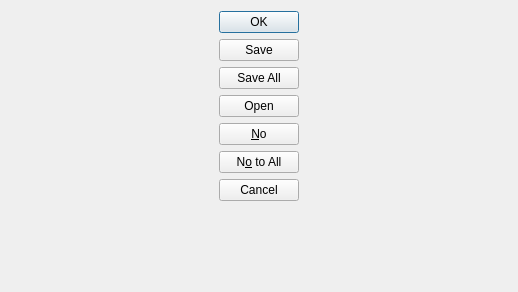
<?xml version="1.0" encoding="UTF-8"?>
<ui version="4.0">
 <class>InfoDialog</class>
 <widget class="QDialog" name="InfoDialog">
  <property name="geometry">
   <rect>
    <x>0</x>
    <y>0</y>
    <width>518</width>
    <height>292</height>
   </rect>
  </property>
  <property name="windowTitle">
   <string>Dialog</string>
  </property>
  <layout class="QHBoxLayout" name="horizontalLayout">
   <item>
    <widget class="QDialogButtonBox" name="buttonBox">
     <property name="orientation">
      <enum>Qt::Vertical</enum>
     </property>
     <property name="standardButtons">
      <set>QDialogButtonBox::Cancel|QDialogButtonBox::No|QDialogButtonBox::NoToAll|QDialogButtonBox::Ok|QDialogButtonBox::Open|QDialogButtonBox::Save|QDialogButtonBox::SaveAll</set>
     </property>
    </widget>
   </item>
  </layout>
 </widget>
 <resources/>
 <connections/>
</ui>
